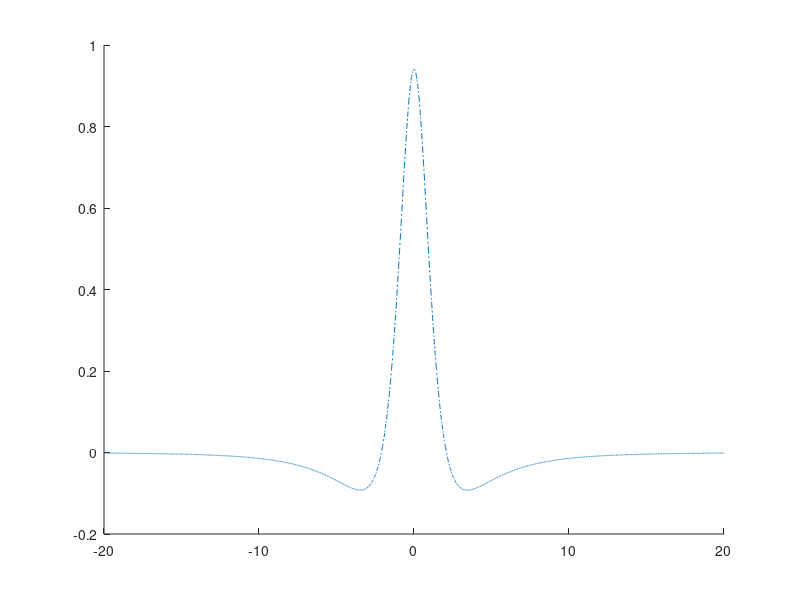

The MATLAB source for this figure: (Note: this script raises an error after producing the figure.)
clear;
close all;

deltap=-2e12:0.001e12:2e12;
deltac=1.0e9;
deltab=2.0e9;
g21=2.0e9;
g31=1.0e9;
g41=4.2e11;
K=1.4e17;
omegap=10.08e14;
omega_c=3e11;
omega_d=6.455e11;
omega_b=0e11;
c=3e8;

Delta1 = deltap+1i*(g21/2);
Delta2 = deltap+deltac+1i*(g31/2);
Delta3 = deltap+deltab+1i*(g41/2);

Dp = (Delta2 + 1i*g31/2).*(Delta3 + 1i*g41/2) - abs(omega_d)^2;
D = (Delta1 + 1i*g21/2).*(Delta2 + 1i*g31/2).*(Delta3 + 1i*g41/2) - ... 
    abs(omega_c)^2.*(Delta3 + 1i*g41/2) + abs(omega_d)^2.*(Delta1 + 1i*g21/2) + 2.*(omega_c).*(omega_d);
A=((2.*c.*K)./(omegap));
%l=3.90e12;
chi1=((-A.*Dp)./D);
%X=(abs(omega_c).^2)*(abs(Delta3 + 1i*g41/2).^2);
%Y=abs(omega_d)*abs(omega_c);
%chi3 =- l*chi1*((abs(Dp).^2 + X+ Y.^2)/ abs(D).^2);
plot(deltap./10.^11, imag(chi1),'-.' , LineWidth=2, DisplayName='\Omega_c=2.0', Color=[0 0 1]); % Blue
hold on;

omega_c=5e11;
Dp = (Delta2 + 1i*g31/2).*(Delta3 + 1i*g41/2) - abs(omega_d)^2;
D = (Delta1 + 1i*g21/2).*(Delta2 + 1i*g31/2).*(Delta3 + 1i*g41/2) - ...
    abs(omega_c)^2.*(Delta3 + 1i*g41/2)- abs(omega_d)^2.*(Delta1 + 1i*g21/2) + 2.*(omega_c).*(omega_d);
A=((2.*c.*K)./(omegap));
%l=3.90e12;
chi1=((-A.*Dp)./D);
%X=(abs(omega_c).^2)*(abs(Delta3 + 1i*g41/2).^2);
%Y=abs(omega_d)*abs(omega_c);
%chi3 =- l*chi1*((abs(Dp).^2 + X + Y.^2)/ abs(D).^2);
plot(deltap./10.^11, imag(chi1), LineWidth=2, DisplayName='\Omega_c=4.0', Color=[1 0 0]); % Red
hold on;


omega_c=7e11;
Dp = (Delta2 + 1i*g31/2).*(Delta3 + 1i*g41/2) - abs(omega_d)^2;
D = (Delta1 + 1i*g21/2).*(Delta2 + 1i*g31/2).*(Delta3 + 1i*g41/2) - ...
    abs(omega_c)^2.*(Delta3 + 1i*g41/2)- abs(omega_d)^2.*(Delta1 + 1i*g21/2) + 2.*(omega_c).*(omega_d);
A=((2.*c.*K)./(omegap));
%l=3.90e12;
chi1=((-A.*Dp)./D);
%X=(abs(omega_c).^2)*(abs(Delta3 + 1i*g41/2).^2);
%Y=abs(omega_d)*abs(omega_c);
%chi3 =- l*chi1*((abs(Dp).^2 + X + Y.^2)/ abs(D).^2);
plot(deltap./10.^11, imag(chi1), LineWidth=2, DisplayName='\Omega_c=6.0'); % Yellow
hold on;

omega_c=9e11;
Dp = (Delta2 + 1i*g31/2).*(Delta3 + 1i*g41/2) - abs(omega_d)^2;
D = (Delta1 + 1i*g21/2).*(Delta2 + 1i*g31/2).*(Delta3 + 1i*g41/2) - ...
    abs(omega_c)^2.*(Delta3 + 1i*g41/2)- abs(omega_d)^2.*(Delta1 + 1i*g21/2) + 2.*(omega_c).*(omega_d);
A=((2.*c.*K)./(omegap));
%l=3.90e12;
chi1=((-A.*Dp)./D);
%X=(abs(omega_c).^2)*(abs(Delta3 + 1i*g41/2).^2);
%Y=abs(omega_d)*abs(omega_c);
%chi3 =- l*chi1*((abs(Dp).^2 + X+ Y.^2)/ abs(D).^2);
plot(deltap./10.^11, imag(chi1), '--', LineWidth=2.5, DisplayName='\Omega_c=8.0'); % Purple
hold on;

omega_c=11e11;
Dp = (Delta2 + 1i*g31/2).*(Delta3 + 1i*g41/2) - abs(omega_d)^2;
D = (Delta1 + 1i*g21/2).*(Delta2 + 1i*g31/2).*(Delta3 + 1i*g41/2) - ...
    abs(omega_c)^2.*(Delta3 + 1i*g41/2)- abs(omega_d)^2.*(Delta1 + 1i*g21/2) + 2.*(omega_c).*(omega_d);
A=((2.*c.*K)./(omegap));
l=3.90e12;
chi1=((-A.*Dp)./D);
X=(abs(omega_c).^2)*(abs(Delta3 + 1i*g41/2).^2);
Y=abs(omega_d)*abs(omega_c);
chi3 =- l*chi1*((abs(Dp).^2 + X + Y.^2)/ abs(D).^2);
plot(deltap./10.^11, imag(chi1), LineWidth=2, DisplayName='\Omega_c=10.0', Color=[0 0.5 0]); % Green
hold on;

lgd = legend('show');
set(lgd, 'FontName', 'Garamond', 'FontSize', 24, 'FontWeight', 'bold', 'EdgeColor', ...
    'w', 'NumColumns', 3, TextColor=[0 0 0]);
legend boxon;
yticks([0, 0.25, 0.5, 0.75, 1]);
set(gca, FontName='Garamond', FontSize=42, FontWeight='bold', XColor=[0 0 0], YColor=[0 0 0]);
xlabel('\Delta_p', FontName='Garamond', FontSize=42, FontWeight='bold', Color=[0 0 0]);
ylabel('Im\chi^{(1)}', FontName='Garamond', FontSize=42, FontWeight='bold', Color=[0 0 0]);
%title('\Delta_p vs Re\chi^{(1)}', FontName='Garamond', FontSize=17, FontWeight='bold');
grid on;

folder_path = "C:\Users\Ryuki\Downloads\PLOTS";
file = fullfile(folder_path, 'Img_chi1_Omega_c.jpeg');
fig = gcf;
set(fig, 'Units', 'pixels');
fig.Position = [100, 100, 1280, 720];  % [left, bottom, width, height]
exportgraphics(fig, file, 'Resolution', 300);